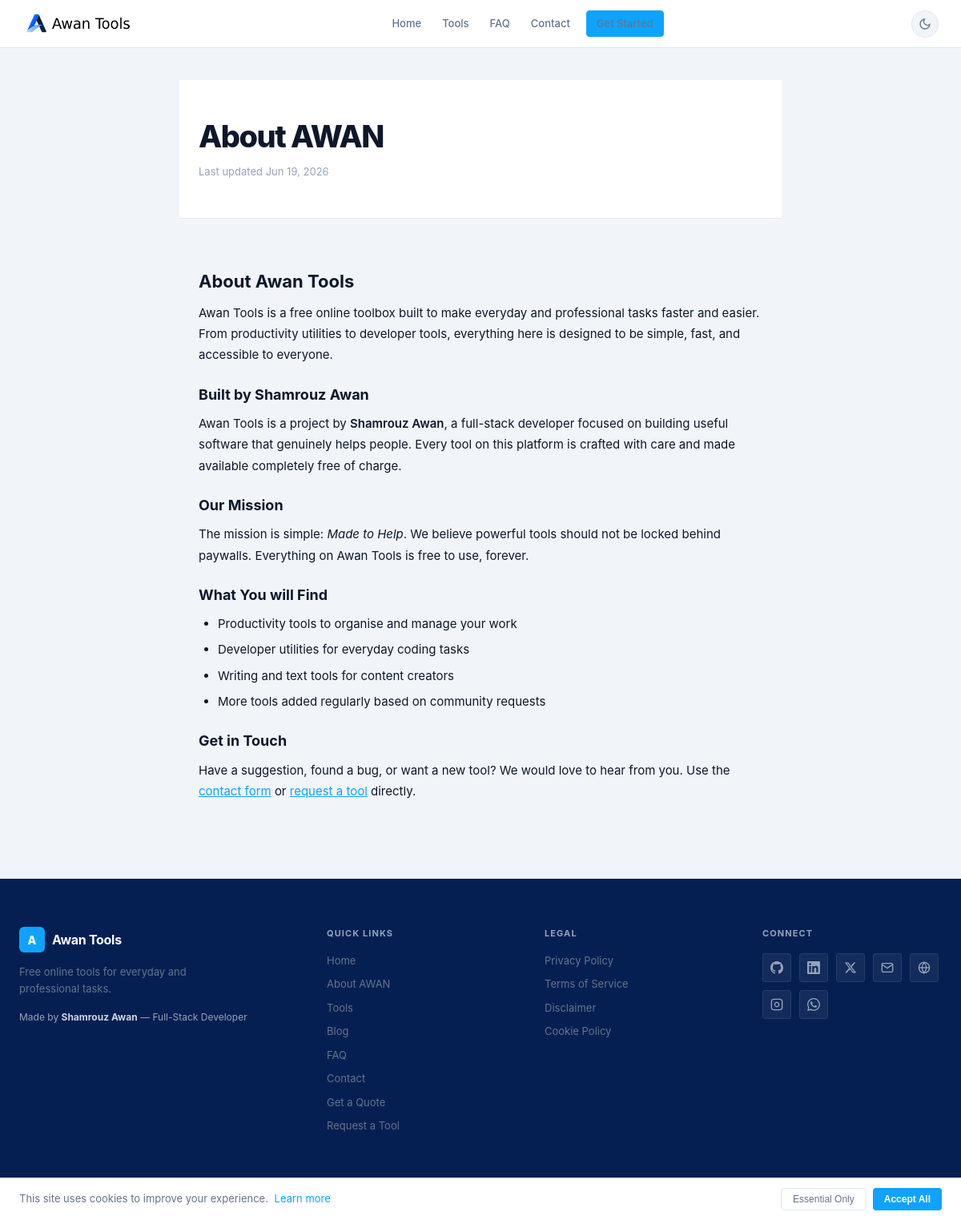
/about, run on the app's committed database.
### tables this page shows
CREATE TABLE nav_items (
        id         INTEGER PRIMARY KEY AUTOINCREMENT,
        label      VARCHAR(100) NOT NULL,
        url        VARCHAR(500) NOT NULL,
        target     VARCHAR(10)  NOT NULL DEFAULT '_self',
        sort_order INTEGER      NOT NULL DEFAULT 0,
        is_active  INTEGER      NOT NULL DEFAULT 1,
        created_at TEXT       NOT NULL DEFAULT CURRENT_TIMESTAMP
    , location VARCHAR(20) NOT NULL DEFAULT 'header', icon VARCHAR(100) DEFAULT NULL);

CREATE TABLE pages (
        id            INTEGER PRIMARY KEY AUTOINCREMENT,
        title         VARCHAR(255) NOT NULL,
        slug          VARCHAR(255) NOT NULL UNIQUE,
        content       TEXT         DEFAULT NULL,
        seo_title     VARCHAR(255) DEFAULT NULL,
        seo_desc      VARCHAR(500) DEFAULT NULL,
        status        VARCHAR(20)  NOT NULL DEFAULT 'draft',
        author_id     INTEGER      DEFAULT NULL,
        created_at    TEXT       NOT NULL DEFAULT CURRENT_TIMESTAMP,
        updated_at    TEXT       DEFAULT NULL
    , show_in_footer INTEGER NOT NULL DEFAULT 0, show_in_nav    INTEGER NOT NULL DEFAULT 0, page_type      VARCHAR(20)  NOT NULL DEFAULT 'page', sort_order     INTEGER NOT NULL DEFAULT 0, og_title        VARCHAR(255) DEFAULT NULL, og_description  VARCHAR(500) DEFAULT NULL, og_image        VARCHAR(500) DEFAULT NULL, canonical_url   VARCHAR(500) DEFAULT NULL, seo_meta TEXT DEFAULT NULL);

### themes/default/templates/layout.php (the view, shortened to what the rows shown need)
<?php
function render_page(string $title, string $content, array $opts = []): void {
    global $auth, $settings, $theme, $seo, $db;
    $showNav   = $opts['nav'] ?? true;
    $lang      = $settings->get('language', 'en');
    $currentPath = parse_url($_SERVER['REQUEST_URI'] ?? '/', PHP_URL_PATH);
    $footerQuickLinks = [];
    $footerLegalLinks = [];
    try {
        $footerQuickLinks = $db->fetchAll(
            "SELECT title, slug FROM pages WHERE show_in_footer = 1 AND status = 'published' AND page_type NOT IN ('legal') ORDER BY sort_order, title"
        ) ?: [];
        $footerLegalLinks = $db->fetchAll(
            "SELECT title, slug FROM pages WHERE show_in_footer = 1 AND status = 'published' AND page_type = 'legal' ORDER BY sort_order, title"
        ) ?: [];
    } catch (Throwable $e) {}
    $seoTags   = ($seo instanceof Seo) ? $seo->headTags([
        'title'              => $title,
        'description'        => $opts['description'] ?? $settings->siteTagline(),
        'image'              => $opts['og_image'] ?? '',
        'canonical'          => $opts['canonical'] ?? '',
        'og_title'           => $opts['og_title'] ?? '',
        'og_description'     => $opts['og_description'] ?? '',
        'og_type'            => $opts['og_type'] ?? '',
        'robots'             => $opts['robots'] ?? '',
        'keywords'           => $opts['keywords'] ?? '',
        'twitter_card'       => $opts['twitter_card'] ?? '',
        'custom_meta'        => $opts['custom_meta'] ?? [],
        'article_published'  => $opts['article_published'] ?? '',
        'article_modified'   => $opts['article_modified'] ?? '',
    ]) : '    <meta name="description" content="' . e($settings->siteTagline()) . '">' . "\n";
    $schemaOrgTags = '';
    ?>
<!DOCTYPE html>
<html lang="<?= e($lang) ?>" data-theme="">
<head>
<?= $seoTags ?><?= $schemaOrgTags ?>    <link rel="stylesheet" href="/assets/css/awan.css"> <link rel="stylesheet" href="/assets/css/custom.css">
    <link rel="stylesheet" href="/assets/fontawesome/css/all.min.css">
</head>
<body class="page-front">
<?php if ($showNav): ?>
<nav class="front-nav">
    <div class="front-nav-links">
        <?php
        $dbNavItems = [];
        try {
            $dbNavItems = $db->fetchAll(
                "SELECT * FROM nav_items WHERE location = 'header' AND is_active = 1 ORDER BY sort_order, id"
            ) ?: [];
        } catch (Throwable $e) {}
        if (!empty($dbNavItems)):
            foreach ($dbNavItems as $ni):
                $isActive = ($ni['url'] === '/' && $currentPath === '/')
                         || ($ni['url'] !== '/' && str_starts_with($currentPath, rtrim($ni['url'], '/')));
        ?>
        <a href="<?= e($ni['url']) ?>"<?= $isActive ? ' class="active"' : '' ?><?= $ni['target']==='_blank' ? ' target="_blank" rel="noopener"' : '' ?>><?= e($ni['label']) ?></a>
        <?php endforeach; endif ?>
        <?php if ($auth->check()): ?>
        <a href="/account/dashboard">Dashboard</a>
        <?php if ($auth->isAdmin()): ?>
        <a href="/admin/">Admin</a>
        <?php endif ?>
        <a href="/logout">Sign Out</a>
        <?php else: ?>
        <?php if ($settings->registrationEnabled()): ?>
        <a href="/register" class="btn btn-primary btn-sm" style="margin-left:6px">Get Started</a>
        <?php else: ?>
        <a href="/login" class="btn btn-outline btn-sm" style="margin-left:6px">Sign In</a>
        <?php endif ?>
        <?php endif ?>
    </div>
</nav>
<?php endif ?>
<div class="front-content"><?= $content ?></div>
<footer class="front-footer">
    <div class="front-footer-grid">
        <div>
            <ul class="footer-links">
                <?php if (!empty($footerQuickLinks)): ?>
                    <?php foreach ($footerQuickLinks as $fl): ?>
                    <li><a href="/<?= e($fl['slug'] === 'home' ? '' : $fl['slug']) ?>"><?= e($fl['title']) ?></a></li>
                    <?php endforeach ?>
                <?php endif ?>
            </ul>
        </div>
        <div>
            <ul class="footer-links">
                <?php if (!empty($footerLegalLinks)): ?>
                    <?php foreach ($footerLegalLinks as $fl): ?>
                    <li><a href="/<?= e($fl['slug']) ?>"><?= e($fl['title']) ?></a></li>
                    <?php endforeach ?>
                <?php endif ?>
            </ul>
        </div>
    </div>
</footer>
</body>
</html>
<?php
}

### _router.php (shortened to what the rows shown need)
<?php
$uri  = $_SERVER['REQUEST_URI'];
$path = parse_url($uri, PHP_URL_PATH);
if (!str_starts_with($path, '/admin') && $path !== '/login' && $path !== '/logout'
    && !str_starts_with($path, '/api/') && $path !== '/api'
    && $path !== '/sitemap.xml' && $path !== '/robots.txt') {
    require_once __DIR__ . '/_bootstrap.php';
            ?><!DOCTYPE html>
</html><?php
}
require_once __DIR__ . '/_bootstrap.php';
$slug = ltrim($path, '/');
if ($slug !== '' && !str_contains($slug, '/') && !str_contains($slug, '.')) {
    $page = $db->fetch(
        "SELECT * FROM pages WHERE slug = ? AND status = 'published' LIMIT 1",
        [$slug]
    );
    if ($page) {
        if ($settings->get('analytics_enabled', '1') === '1' && !isBot()) {
            try {
                $db->insert('analytics_events', [
                    'event'      => 'page_view',
                    'path'       => '/' . $slug,
                    'user_id'    => $auth->id(),
                    'ip'         => $_SERVER['REMOTE_ADDR'] ?? null,
                    'user_agent' => substr($_SERVER['HTTP_USER_AGENT'] ?? '', 0, 255),
                    'created_at' => date('Y-m-d H:i:s'),
                ]);
            } catch (Exception $e) {}
        }
        $seoTitle = $page['seo_title'] ?: $page['title'];
        $seoDesc  = $page['seo_desc'] ?: '';
        $_pageAdvMeta = json_decode($page['seo_meta'] ?? '', true) ?: [];
        $_pageOpts = array_filter([
            'keywords'     => $_pageAdvMeta['keywords']     ?? null,
            'robots'       => $_pageAdvMeta['robots']       ?? null,
            'og_type'      => $_pageAdvMeta['og_type']      ?? null,
            'twitter_card' => $_pageAdvMeta['twitter_card'] ?? null,
            'custom_meta'  => $_pageAdvMeta['custom_meta']  ?? null,
        ], fn($v) => $v !== null);
        $_pageSchema = '';
        ?>
        <div class="cms-page">
            <div class="page-hero">
                <div class="page-hero-inner">
                    <h1><?= e($page['title']) ?></h1>
                    <p style="font-size:13px;color:var(--color-text-muted);margin-top:8px">Last updated <?= fdate($page['updated_at'] ?? $page['created_at']) ?></p>
                </div>
            </div>
            <div class="front-container" style="padding-top:40px;padding-bottom:40px">
                <div class="cms-content" style="max-width:800px;margin:0 auto">
                    <?= $page['content'] ?>
                </div>
            </div>
        </div>
        <?php
        $content = ob_get_clean();
        require THEMES_PATH . '/default/templates/layout.php';
        render_page($seoTitle, $content, array_merge([
            'description'   => $seoDesc,
            'og_title'      => $page['og_title'] ?? '',
            'og_description'=> $page['og_description'] ?? '',
            'og_image'      => $page['og_image'] ?? '',
            'canonical'     => $page['canonical_url'] ?? '',
            'schema_org'    => $_pageSchema,
            'token_context' => ['page_title' => $seoTitle, 'page_url' => '/' . $slug],
        ], $_pageOpts));
        exit;
    }
}
?>

### data on the page
nav_items: label "Home"
nav_items: label "Tools"
nav_items: label "FAQ"
nav_items: label "Contact"
pages: title "About AWAN", updated_at "Jun 19, 2026", content "About Awan Tools Awan Tools is a free online toolbox built to make everyday and professional tasks faster and easier. From productivity utilities to developer tools, everything here is designed to be simple, fast, and accessible to everyone. Built by Shamrouz Awan Awan Tools is a project by Shamrouz Awan , a full-stack developer focused on building useful software that genuinely helps people. Every tool on this platform is crafted with care and made available completely free of charge. Our Mission The mission is simple: Made to Help . We believe powerful tools should not be locked behind paywalls. Everything on Awan Tools is free to use, forever. What You will Find Productivity tools to…"
pages: title "Home"
pages: title "Tools"
pages: title "Blog"
pages: title "FAQ"
pages: title "Contact"
pages: title "Get a Quote"
pages: title "Request a Tool"
pages: title "Privacy Policy"
pages: title "Terms of Service"
pages: title "Disclaimer"
pages: title "Cookie Policy"

### other printed values
$siteName "Awan Tools"
$footerTagline "Free online tools for everyday and professional tasks."
$devName "Shamrouz Awan"
$devTitle "Full-Stack Developer"
